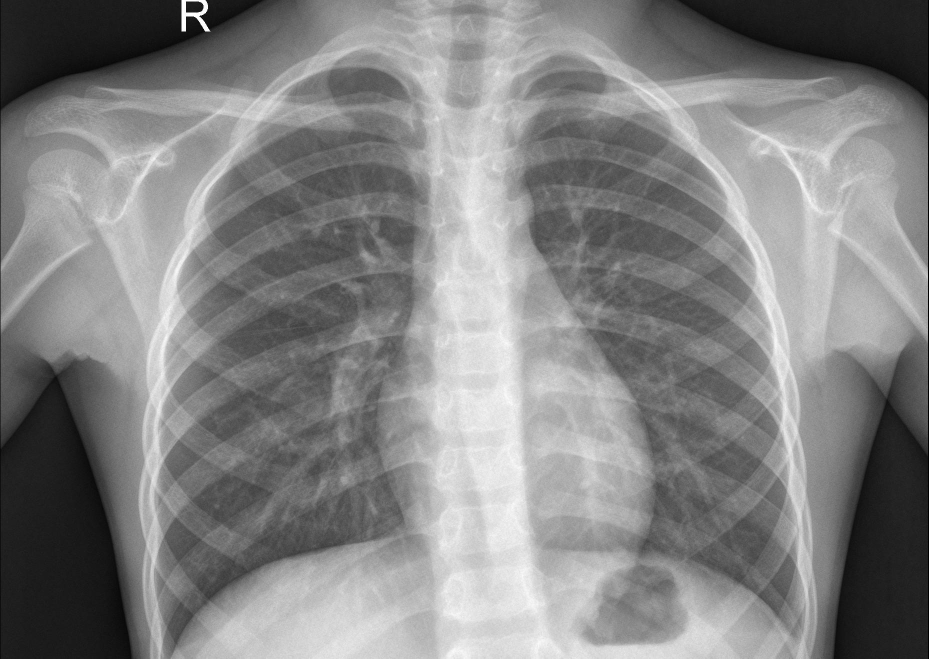
%> input picture NORMAL/IM-0001-0001.jpeg, 1857 x 1317 px (shown at 1/2 size); its folder holds only this picture in this run
$ octave normal_ratios.m   (GNU Octave 9; MATLAB toolbox functions it lacks are replaced by stand-ins)
%> lines starting %> are read from the running program, lines starting %| are printed output that depends on the picture; in (x1, y1, x2, y2) boxes, pixels count from 0 and x2, y2 are one past the last pixel; in counts of white or black regions, pixels touching at a corner belong together; the program's own positions count from 1
### calculate_ratio.m
function [ratio_vector] = calculate_ratio(path, imageset)
%> called with imageset = 'normal'

    all_images = dir([path '*.jpeg']);

    % for K = 1:size(all_images)
    for K = 1:8

        I = imread([path all_images(K).name]);
%> I is the input picture: size 1317x1857 uint8; min 0, max 255, mean 131
        figure

        %%   rescale the image
        row_scale = (300 / size(I, 1));
%> row_scale = 0.228
        col_sclae = 400 / size(I, 2);
%> col_sclae = 0.215
        I = imresize(I, [300 400]);
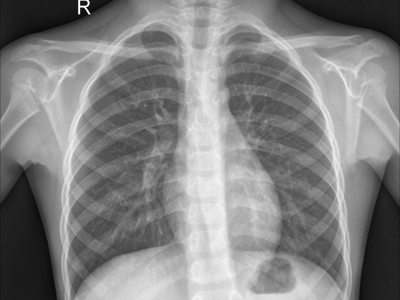
%> I: size 300x400 uint8; min 4, max 255, mean 131
        subplot(1, 5, 1); imshow(I); title('original'); axis on;

        %%   enhance the contrast of image for better segmentation
        I = imadjust(I, [0.2 0.8], [], 0.9);
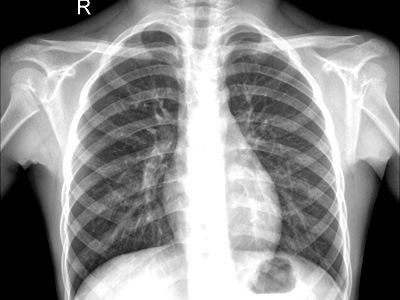
%> I: size 300x400 uint8; min 0, max 255, mean 141.3
        subplot(1, 5, 2); imshow(I); title('after adjust'); axis on;

        %%    find the threshold for segmentation from the historgram
        [counts, x] = imhist(I, 100);
%> counts = 100 values, max 14855 at index 1, min 66 at index 3, mean 1200; x = 100 values from 0 to 255
        T = otsuthresh(counts);
%> T = 0.535
        BW = imbinarize(I, T);
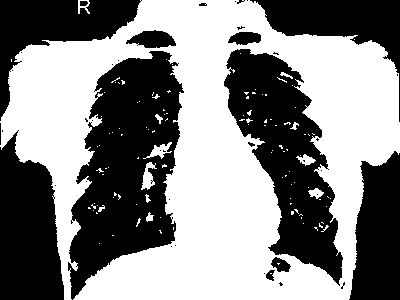
%> BW: size 300x400 logical; 52.4% white; 41 black regions (28 under 20 px), largest, box (x1, y1, x2, y2) and area: (68, 51, 184, 300) 17072, (224, 49, 343, 286) 13000, (0, 130, 64, 300) 8164
        subplot(1, 5, 3); imshow(BW); title('After thresholding'); axis on;

        %% Region Growing
        im = ~BW;
        ker = ones(3);
        mask_old = zeros(size(im));
        mask_new = mask_old;
        % left lung seed
        mask_new(100, 150) = 1; %Seed
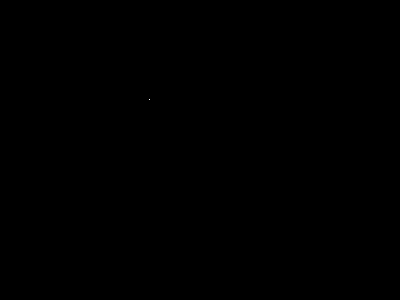
%> mask_new: size 300x400 double; values 0 (black) and 1 (white), 0% white in thin lines or dots, all inside (x1, y1, x2, y2) = (149, 99, 150, 100)
        mask_new(150, 120) = 1; %Seed
%> mask_new: size 300x400 double; values 0 (black) and 1 (white), 0% white in thin lines or dots, all inside (x1, y1, x2, y2) = (119, 99, 150, 150)
        mask_new(200, 60) = 1; %Seed
%> mask_new: size 300x400 double; values 0 (black) and 1 (white), 0% white in thin lines or dots, all inside (x1, y1, x2, y2) = (59, 99, 150, 200)
        % right lung seed
        mask_new(70, 230) = 1; %Seed
%> mask_new: size 300x400 double; values 0 (black) and 1 (white), 0% white in thin lines or dots, all inside (x1, y1, x2, y2) = (59, 69, 230, 200)
        mask_new(100, 260) = 1; %Seed
%> mask_new: size 300x400 double; values 0 (black) and 1 (white), 0% white in thin lines or dots, all inside (x1, y1, x2, y2) = (59, 69, 260, 200)
        mask_new(110, 240) = 1; %Seed
        mask_new(140, 280) = 1; %Seed
%> mask_new: size 300x400 double; values 0 (black) and 1 (white), 0.01% white in thin lines or dots, all inside (x1, y1, x2, y2) = (59, 69, 280, 200)
        mask_new(200, 310) = 1; %Seed
%> mask_new: size 300x400 double; values 0 (black) and 1 (white), 0.01% white in thin lines or dots, all inside (x1, y1, x2, y2) = (59, 69, 310, 200)

        mask_size_old = 0;
        mask_size_new = 1;

        while (mask_size_old ~= mask_size_new)
            mask_old = mask_new;
            mask_size_old = mask_size_new;

            for i = 2:size(im, 1) - 1

                for j = 2:size(im, 2) - 1

                    if mask_old(i, j) == 1
                        mask_new(i - 1:i + 1, j - 1:j + 1) = im(i - 1:i + 1, j - 1:j + 1) .* ker;
                    end

                end

            end

            mask_size_new = sum(mask_new(:));
        end

        subplot(1, 5, 4); imshow(mask_new); title('After region growing'); axis on;

        BW = imfill(mask_new, 'holes');
        subplot(1, 5, 5); imshow(BW); title('After filling'); axis on;
        filtered_lung_size = sum(BW(:));
        left_boundary = 500;
        right_boundary = 0;
        up_boundary = 500;
        bottom_boundary = 0;

        for row = 1:size(BW, 1)

            for col = 1:size(BW, 2)

                if BW(row, col) == 1 && col < left_boundary
                    left_boundary = col;
                end

                if BW(row, col) == 1 && col > right_boundary
                    right_boundary = col;
                end

                if BW(row, col) == 1 && row < up_boundary
                    up_boundary = row;
                end

                if BW(row, col) == 1 && row > bottom_boundary
                    bottom_boundary = row;
                end

            end

        end

        estimated_lung_area = (right_boundary - left_boundary) * (bottom_boundary - up_boundary);
        ratio = filtered_lung_size / estimated_lung_area;

        if strcmp(imageset, 'normal') && (ratio > 0.5 || ratio < 0.2)
            ratio_vector(K, :) = mean(ratio_vector);

        else
            ratio_vector(K, :) = ratio;
        end

    end

end

### normal_ratios.m
clear; clc; close all;
normal_path = 'C:\Users\pjj85\OneDrive - UW-Madison\2020 Spring\CS 567\567 final project\NORMAL\';
%> (the run ends here)
